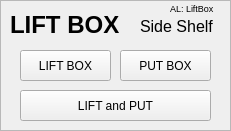
  <widget class="QFrame" name="LiftBox">
   <property name="geometry">
    <rect>
     <x>10</x>
     <y>210</y>
     <width>231</width>
     <height>131</height>
    </rect>
   </property>
   <property name="frameShape">
    <enum>QFrame::StyledPanel</enum>
   </property>
   <property name="frameShadow">
    <enum>QFrame::Raised</enum>
   </property>
   <widget class="QLabel" name="label_LIFTBOX">
    <property name="geometry">
     <rect>
      <x>10</x>
      <y>10</y>
      <width>141</width>
      <height>31</height>
     </rect>
    </property>
    <property name="font">
     <font>
      <pointsize>18</pointsize>
     </font>
    </property>
    <property name="text">
     <string>&lt;html&gt;&lt;head/&gt;&lt;body&gt;&lt;p&gt;&lt;span style=&quot; font-weight:600;&quot;&gt;LIFT BOX&lt;/span&gt;&lt;/p&gt;&lt;/body&gt;&lt;/html&gt;</string>
    </property>
   </widget>
   <widget class="QPushButton" name="PB_Back_LiftBox">
    <property name="geometry">
     <rect>
      <x>20</x>
      <y>50</y>
      <width>91</width>
      <height>31</height>
     </rect>
    </property>
    <property name="text">
     <string>LIFT BOX</string>
    </property>
   </widget>
   <widget class="QPushButton" name="PB_Back_PutBox">
    <property name="geometry">
     <rect>
      <x>120</x>
      <y>50</y>
      <width>91</width>
      <height>31</height>
     </rect>
    </property>
    <property name="text">
     <string>PUT BOX</string>
    </property>
   </widget>
   <widget class="QLabel" name="label_Backward">
    <property name="geometry">
     <rect>
      <x>140</x>
      <y>16</y>
      <width>111</width>
      <height>21</height>
     </rect>
    </property>
    <property name="font">
     <font>
      <pointsize>12</pointsize>
     </font>
    </property>
    <property name="text">
     <string>Side Shelf</string>
    </property>
   </widget>
   <widget class="QLabel" name="label_12">
    <property name="geometry">
     <rect>
      <x>170</x>
      <y>0</y>
      <width>51</width>
      <height>16</height>
     </rect>
    </property>
    <property name="font">
     <font>
      <pointsize>7</pointsize>
     </font>
    </property>
    <property name="text">
     <string>AL: LiftBox</string>
    </property>
   </widget>
   <widget class="QPushButton" name="PB_ALLinOne">
    <property name="geometry">
     <rect>
      <x>20</x>
      <y>90</y>
      <width>191</width>
      <height>31</height>
     </rect>
    </property>
    <property name="text">
     <string>LIFT and PUT</string>
    </property>
   </widget>
  </widget>
